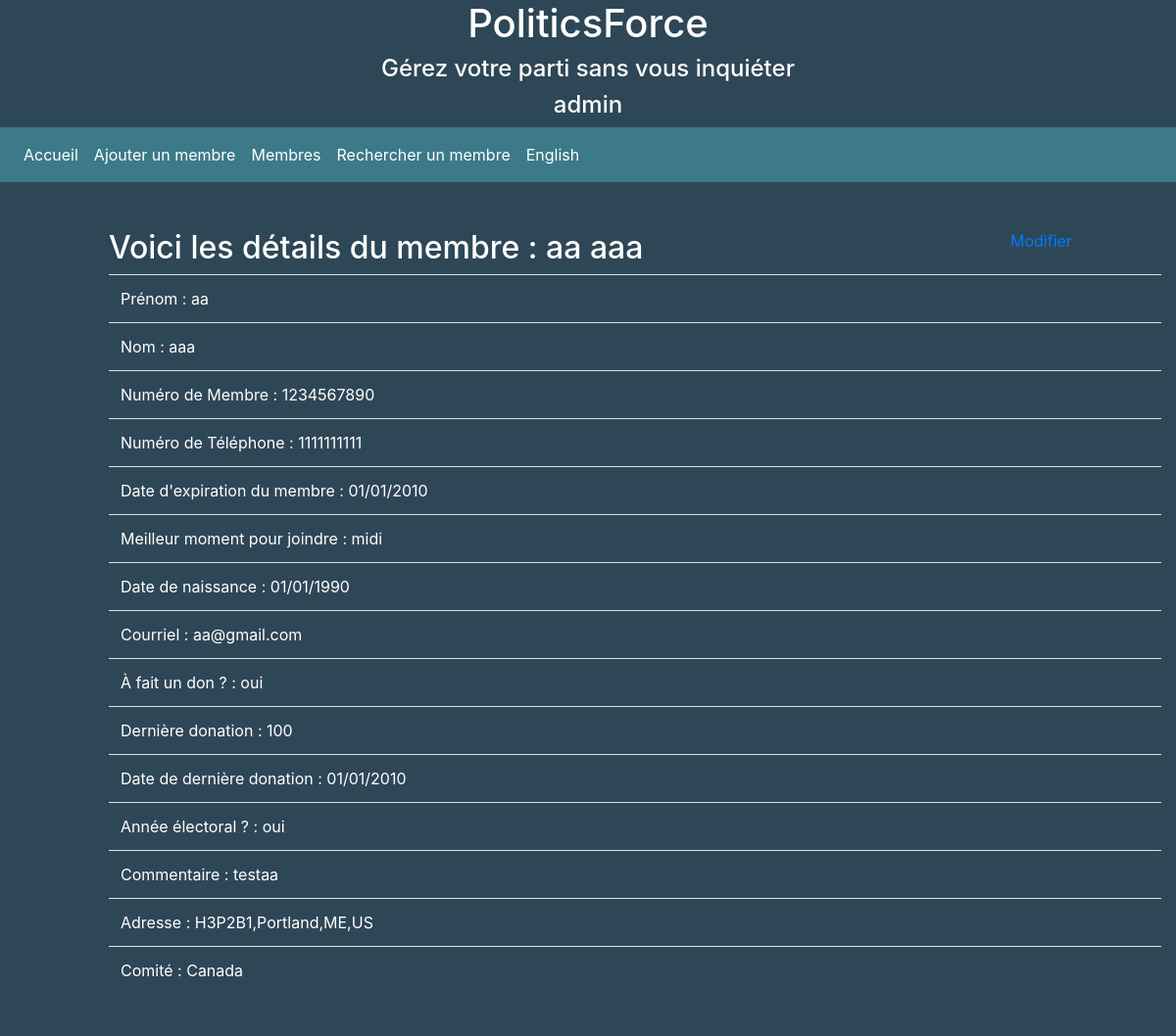
/afficher_membre/1234567890 (signed in), run on the app's committed database.
### tables this page shows
CREATE TABLE Members (
	Id	integer PRIMARY KEY AUTOINCREMENT,
	F_name	varchar ( 25 ),
	L_name	varchar ( 25 ),
	Member_no	varchar ( 10 ) UNIQUE,
	Phone_no	varchar ( 10 ),
	Mem_exp_date	date,
	Reach_moment	varchar ( 6 ),
	Birth_date	date,
	Email	varchar ( 255 ),
	Last_donation	NUMERIC,
	Date_last_donation	date,
	Donation_ok	varchar ( 6 ),
	Election_year	varchar ( 6 ),
	Comment	TEXT,
	Address	varchar ( 255 ),
	Committee	varchar (40)
);

### controllers/bp_afficher_membre_no.py (the view)
@afficher_membre_no_bp.route('/afficher_membre/<member_no>')
@authentication_required
def affiche_util(member_no):
    lang = request.cookies.get('lang')
    resultat = get_db().search_member(member_no)
    if lang == "english":
        text_content = afficher_membre_content_en
    else:
        text_content = afficher_membre_content_fr
    return render_template('afficher_membre.html', title='Afficher', id=resultat, lang=lang,
                           text=text_content)

### authentication.py (called while the page is built)
def is_authenticated(session):
    return "id" in session

def authentication_required(f):
    @wraps(f)
    def decorated(*args, **kwargs):
        if not is_authenticated(session):
            return send_unauthorized()
        return f(*args, **kwargs)
    return decorated

### controllers/bp_afficher_membre_no.py (called while the page is built)
def get_db():
    db = getattr(g, '_database', None)
    if db is None:
        g._database = MemberQueries()
    return g._database

### database/db_general.py (called while the page is built)
    def get_connection(self):
        if self.connection is None:
            self.connection = sqlite3.connect('db/db.db')
        return self.connection

    def disconnect(self):
        if self.connection is not None:
            self.connection.close()

### database/queries/Member_queries.py (called while the page is built)
    def search_member(self, member_no):
        cursor = self.get_connection().cursor()
        cursor.execute("SELECT * FROM Members WHERE Member_no = ?", (member_no,))
        member_info = cursor.fetchone()
        if member_info is not None:
            member = Member(member_info[1], member_info[2], member_info[3], member_info[4], member_info[5],
                            member_info[6], member_info[7], member_info[8], member_info[9], member_info[10],
                            member_info[11], member_info[12], member_info[13], member_info[14], member_info[15])
            return member
        return None

### index.py (called while the page is built)
@app.teardown_appcontext
def close_connection(exception):
    db = getattr(g, '_database', None)
    if db is not None:
        db.disconnect()

### templates/afficher_membre.html
{% extends "layout.html" %}
{% block content %}
<div class="container m-5">
	<div class="row">
		<div class="col">
			<div class="row">
				<div class="col-10">
					<h2>{{text["page_title"]}} {{id.f_name}} {{id.l_name}}</h2>
				</div>
				<div class="col">
					<a href="/modifier_membre/{{id.member_no}}">{{text["modify"]}}</a>
				</div>
			</div>
			<div class="table-container">
				<table class="table">
					<tbody>
						<tr>
							<td>{{text["first_name"]}} {{id.f_name}}</td>
                        </tr>
                        <tr>
							<td>{{text["last_name"]}} {{id.l_name}}</td>
                        </tr>
                        <tr>
							<td>{{text["member_id"]}} {{id.member_no}}</td>
                        </tr>
                        <tr>
                            <td>{{text["phone_no"]}} {{id.phone_no}}</td>
                        </tr>
                        <tr>
                            <td>{{text["date_membership_expiration"]}} {{id.mem_exp_date}}</td>
                        </tr>
                        <tr>
                            <td>{{text["best_time_contact"]}} {{id.reach_moment}}</td>
                        </tr>
                        <tr>
                            <td>{{text["birth_date"]}} {{id.birth_date}}</td>
                        </tr>
                        <tr>
                            <td>{{text["e-mail"]}} {{id.email}}</td>
                        </tr>
                        <tr>
                            <td>{{text["if_donation"]}} {{id.donation_ok}}</td>
                        </tr>
                        <tr>
                            <td>{{text["last_donation"]}} {{id.last_donation}}</td>
                        </tr>
                        <tr>
                            <td>{{text["date_last_donation"]}} {{id.date_last_donation}}</td>
                        </tr>
                        <tr>
                            <td>{{text["election_year"]}} {{id.election_year}}</td>
                        </tr>
                        <tr>
                            <td>{{text["comment"]}} {{id.comment}}</td>
                        </tr>
                        <tr>
                            <td>{{text["address"]}} {{id.address}}</td>
                        </tr>
						<tr>
							<td>{{text["committee"]}}  {{id.committee}}</td>
						</tr>
					</tbody>
				</table>
			</div>
		</div>
	</div>
</div>
{% endblock %}

### static/css/nightlife-theme.css (style rules this page uses)
#header-container, #main-container, #page-container, body { background-color: #2E4756; color: white; }

### data on the page
Members: f_name "aa", l_name "aaa", member_no "1234567890", phone_no "1111111111", mem_exp_date "01/01/2010", reach_moment "midi", birth_date "01/01/1990", email "aa@gmail.com", donation_ok "oui", last_donation "100", date_last_donation "01/01/2010", election_year "oui", comment "testaa", address "H3P2B1,Portland,ME,US", committee "Canada"

### other printed values
{{ session['committee'] }} "admin"
{{ text["menu_home"] }} "Accueil"
{{ text["menu_add_member"] }} "Ajouter un membre"
{{ text["menu_members"] }} "Membres"
{{ text["menu_search_members"] }} "Rechercher un membre"
{{ text["menu_change_lang"] }} "English"
{{ text["page_title"] }} "Voici les détails du membre :"
{{ text["modify"] }} "Modifier"
{{ text["first_name"] }} "Prénom :"
{{ text["last_name"] }} "Nom :"
{{ text["member_id"] }} "Numéro de Membre :"
{{ text["phone_no"] }} "Numéro de Téléphone :"
{{ text["date_membership_expiration"] }} "Date d'expiration du membre :"
{{ text["best_time_contact"] }} "Meilleur moment pour joindre :"
{{ text["birth_date"] }} "Date de naissance :"
